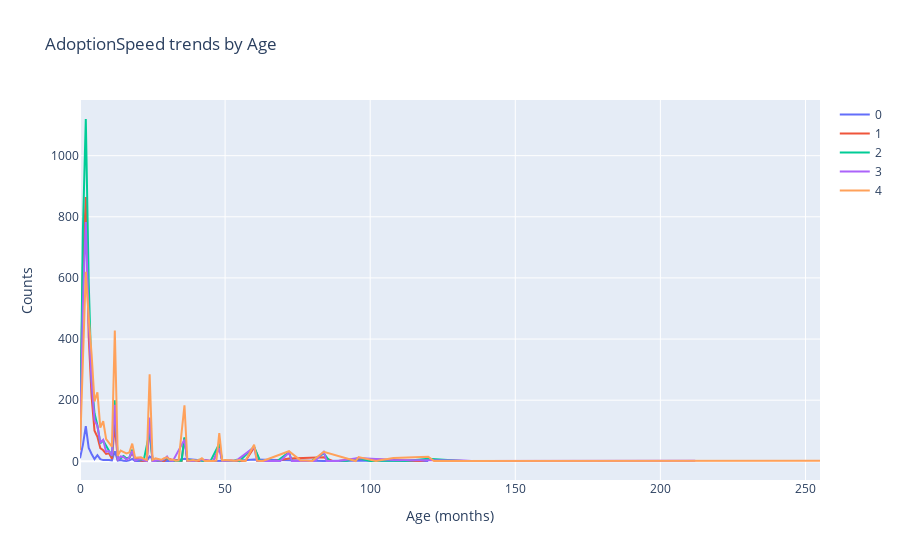

The notebook cell this image was saved under:
### Markdown cell above
La mayoria de las publicaciones estan en Selangor & Kuala_Lumpur.

### Code cell
data = []
for a in range(5):
    df = dataset.loc[dataset['AdoptionSpeed'] == a]

    data.append(go.Scatter(
        x = df['Age'].value_counts().sort_index().index,
        y = df['Age'].value_counts().sort_index().values,
        name = str(a)
    ))
    
layout = go.Layout(dict(title = "AdoptionSpeed trends by Age",
                  xaxis = dict(title = 'Age (months)'),
                  yaxis = dict(title = 'Counts'),
                  )
                  )
py.iplot(dict(data=data, layout=layout), filename='basic-line')

### Figure 1 — Plotly figure (JSON) as saved in the notebook; plotly's stock layout.template omitted (floating-point values rounded to 4 significant figures)
{"data": [{"name": "0", "type": "scatter", "x": [0, 1, 2, 3, 4, 5, 6, 7, 8, 9, 10, 11, 12, 13, 14, 15, 16, 17, 18, 19, 21, 22, 23, 24, 26, 27, 28, 29, 30, 32, 36, 44, 48, 53, 54, 60, 72, 78, 82, 84, 96, 112, 120], "y": [10, 54, 115, 44, 24, 7, 20, 7, 4, 5, 4, 3, 33, 2, 4, 2, 1, 3, 8, 1, 1, 1, 1, 16, 1, 1, 2, 1, 2, 1, 8, 1, 2, 1, 2, 6, 4, 1, 1, 1, 3, 1, 1]}, {"name": "1", "type": "scatter", "x": [0, 1, 2, 3, 4, 5, 6, 7, 8, 9, 10, 11, 12, 13, 14, 15, 16, 17, 18, 19, 20, 21, 22, 23, 24, 25, 27, 28, 29, 30, 32, 35, 36, 37, 38, 39, 41, 42, 46, 48, 49, 50, 51, 52, 53, 54, 55, 56, 57, 60, 62, 63, 65, 67, 72, 84, 87, 89, 96, 108, 117, 120, 132, 147], "y": [50, 643, 865, 408, 211, 100, 80, 43, 36, 24, 26, 8, 121, 7, 11, 16, 9, 11, 27, 7, 8, 2, 2, 2, 110, 2, 2, 2, 1, 10, 4, 1, 77, 2, 1, 1, 1, 4, 1, 47, 1, 2, 2, 3, 2, 2, 1, 1, 1, 45, 1, 1, 1, 1, 9, 13, 1, 1, 8, 3, 1, 5, 1, 1]}, {"name": "2", "type": "scatter", "x": [0, 1, 2, 3, 4, 5, 6, 7, 8, 9, 10, 11, 12, 13, 14, 15, 16, 17, 18, 19, 20, 21, 22, 24, 25, 26, 27, 28, 29, 30, 31, 32, 33, 34, 35, 36, 37, 38, 39, 41, 42, 45, 48, 49, 50, 51, 53, 54, 55, 60, 62, 64, 65, 67, 68, 72, 73, 74, 76, 77, 78, 80, 84, 86, 88, 91, 92, 96, 100, 108, 112, 120, 132, 144, 156], "y": [44, 754, 1120, 586, 265, 157, 117, 59, 68, 51, 37, 17, 200, 9, 10, 17, 9, 12, 38, 4, 5, 5, 5, 97, 2, 1, 3, 2, 6, 11, 2, 3, 2, 2, 2, 78, 2, 4, 1, 5, 2, 1, 58, 1, 1, 1, 2, 5, 1, 48, 2, 2, 3, 1, 1, 30, 1, 1, 1, 3, 1, 2, 26, 1, 1, 1, 2, 10, 1, 3, 1, 8, 1, 1, 1]}, {"name": "3", "type": "scatter", "x": [0, 1, 2, 3, 4, 5, 6, 7, 8, 9, 10, 11, 12, 13, 14, 15, 16, 17, 18, 19, 20, 21, 22, 23, 24, 25, 26, 27, 28, 29, 30, 31, 32, 36, 37, 39, 42, 45, 46, 48, 49, 50, 51, 52, 53, 54, 60, 61, 62, 64, 66, 67, 69, 72, 73, 75, 81, 84, 85, 89, 96, 108, 120, 132, 135, 144, 168, 180, 212], "y": [39, 511, 783, 458, 260, 135, 115, 62, 70, 31, 34, 18, 185, 4, 16, 14, 5, 12, 34, 2, 6, 7, 3, 1, 143, 1, 1, 3, 2, 7, 16, 2, 1, 71, 1, 1, 6, 1, 3, 42, 1, 1, 1, 1, 1, 3, 46, 1, 2, 1, 1, 1, 1, 28, 1, 1, 1, 31, 1, 1, 11, 4, 4, 3, 1, 1, 1, 1, 2]}, {"name": "4", "type": "scatter", "x": [0, 1, 2, 3, 4, 5, 6, 7, 8, 9, 10, 11, 12, 13, 14, 15, 16, 17, 18, 19, 20, 21, 22, 23, 24, 25, 26, 27, 28, 29, 30, 31, 32, 33, 34, 36, 37, 38, 39, 40, 41, 42, 43, 46, 47, 48, 49, 50, 51, 53, 54, 55, 56, 57, 60, 61, 62, 63, 72, 76, 78, 80, 84, 95, 96, 102, 108, 120, 122, 123, 132, 144, 180, 212, 238, 255], "y": [36, 342, 620, 470, 349, 196, 226, 110, 131, 73, 61, 48, 428, 18, 35, 30, 26, 29, 58, 12, 13, 13, 8, 4, 285, 5, 10, 8, 5, 10, 13, 5, 6, 2, 3, 183, 2, 3, 4, 2, 4, 10, 1, 1, 2, 92, 3, 4, 3, 2, 3, 4, 2, 1, 54, 2, 1, 1, 33, 3, 3, 1, 31, 1, 14, 1, 11, 15, 1, 1, 3, 2, 1, 1, 1, 2]}], "layout": {"title": {"text": "AdoptionSpeed trends by Age"}, "xaxis": {"title": {"text": "Age (months)"}}, "yaxis": {"title": {"text": "Counts"}}}}
